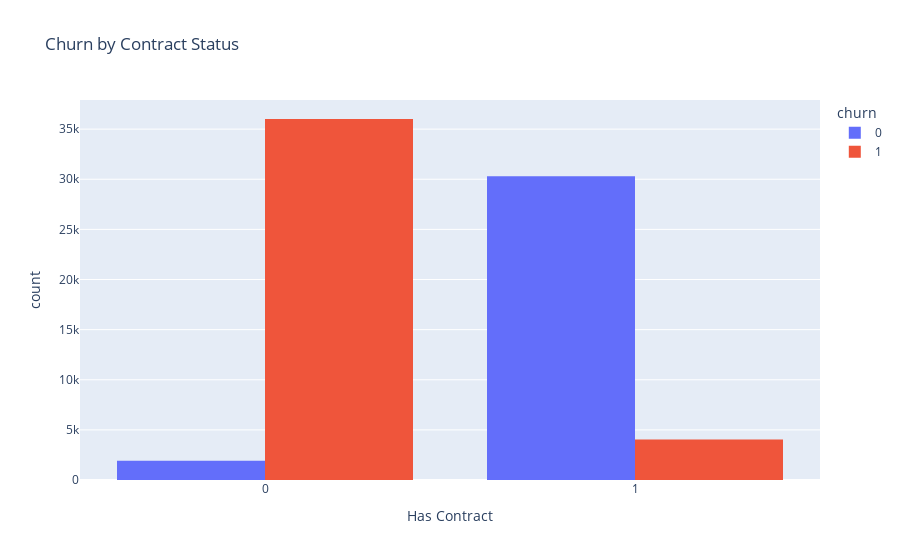

Notebook code for this chart:
### Markdown cell above
##  5) Visualizations & Dashboards

### Code cell
# Segmentation of churned vs non-churned by contract
fig = px.histogram(df, x="has_contract", color="churn", barmode="group",
                   title="Churn by Contract Status", labels={"has_contract": "Has Contract"})
fig.show()

### Figure 1 — Plotly figure (JSON) as saved in the notebook; plotly's stock layout.template omitted (floating-point values rounded to 4 significant figures; data arrays with more than 128 entries replaced by an {"elided": "..."} marker saying what was removed)
{"data": [{"alignmentgroup": "True", "bingroup": "x", "hovertemplate": "churn=0<br>Has Contract=%{x}<br>count=%{y}<extra></extra>", "legendgroup": "0", "marker": {"color": "#636efa", "pattern": {"shape": ""}}, "name": "0", "offsetgroup": "0", "orientation": "v", "showlegend": true, "type": "histogram", "x": {"elided": "32224 int values"}, "xaxis": "x", "yaxis": "y"}, {"alignmentgroup": "True", "bingroup": "x", "hovertemplate": "churn=1<br>Has Contract=%{x}<br>count=%{y}<extra></extra>", "legendgroup": "1", "marker": {"color": "#EF553B", "pattern": {"shape": ""}}, "name": "1", "offsetgroup": "1", "orientation": "v", "showlegend": true, "type": "histogram", "x": {"elided": "40050 int values"}, "xaxis": "x", "yaxis": "y"}], "layout": {"barmode": "group", "legend": {"title": {"text": "churn"}, "tracegroupgap": 0}, "title": {"text": "Churn by Contract Status"}, "xaxis": {"anchor": "y", "domain": [0, 1], "title": {"text": "Has Contract"}}, "yaxis": {"anchor": "x", "domain": [0, 1], "title": {"text": "count"}}}}
